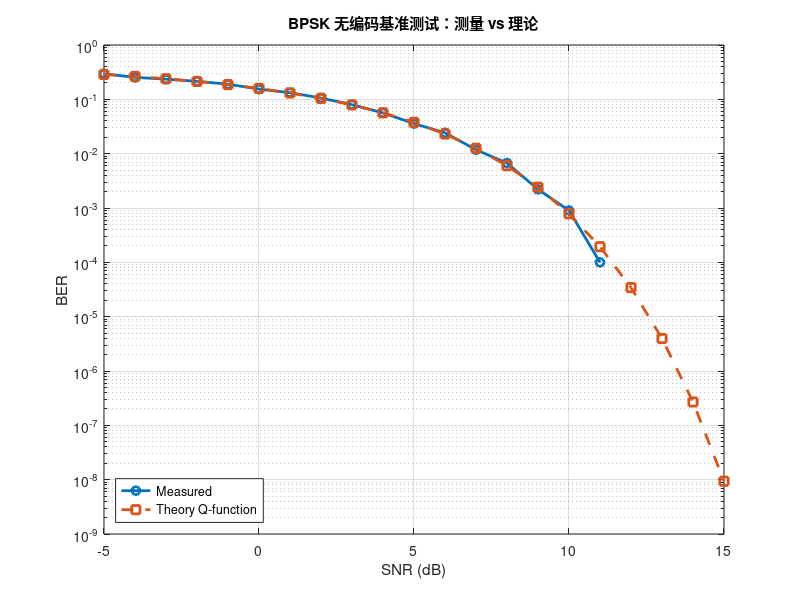

MATLAB code to generate this figure: (Note: this script raises an error after producing the figure.)
%% TEST_BPSK_BASELINE - 诊断步骤 1：BPSK 无编码基准测试
% 功能：验证信道 + LLR 计算是否正确
% 输出：与理论 Q 函数曲线对比，检查是否匹配
%
% 原理：
%   1. 生成随机 BPSK 比特流（无编码）
%   2. 加入 AWGN 噪声
%   3. 计算 LLR
%   4. 检查译码误码率 vs 理论值
%
% 注意：系统采用 Es/N0 (符号级 SNR)，但 BPSK 每个符号=1 比特，
%      所以 Es/N0 = Eb/N0

clc;

%% 参数
N = 10000;              % 发送比特数
snr_db_vec = -5:1:15;   % SNR (dB), 这里是 Eb/N0 (BPSK 中 Es/N0 = Eb/N0)
nSNR = length(snr_db_vec);

% 存储输出
ber_measured = zeros(1, nSNR);
ber_theory   = zeros(1, nSNR);

%% 主循环
fprintf('BPSK 无编码基准测试\n');
fprintf('SNR(dB) | BER measured | BER theory | Q(sqrt(2*SNR)) | Ratio | OK?  \n');
fprintf('--------|--------------|------------|--------|-------|------\n');

rng(42, 'twister');

for iSNR = 1:nSNR
    snr_db = snr_db_vec(iSNR);
    snr_lin = 10^(snr_db/10);
    
    % 在 fixed_esn0 模式下，SNR_dB 是符号级 SNR (Es/N0)
    % 对于 BPSK，Es = Eb（单比特 = 单符号），所以这就是 Eb/N0
    sigma = 10^(-snr_db/20);
    
    % 生成信号
    tx_bits = randi([0 1], N, 1);
    tx_bpsk = 1 - 2*tx_bits;      % 0->+1, 1->-1，能量 = 1 per symbol
    
    % AWGN 信道
    noise = sigma * randn(N, 1);
    rx = tx_bpsk + noise;
    
    % 计算 LLR: ln(P(0)/P(1)) = 2*rx / sigma^2
    llr = (2 * rx) / (sigma^2);
    
    % 硬判决
    rx_bits_hard = llr < 0;
    
    % 误码率
    ber_measured(iSNR) = sum(rx_bits_hard ~= tx_bits) / N;
    
    % 理论 BER (fixed_esn0): Q(sqrt(2*Eb/N0)) = Q(sqrt(2*SNR_lin))
    % 因为 SNR_lin = Es/N0 = Eb/N0 (for BPSK)
    % 所以 BER = Q(sqrt(2*SNR_lin))，但实际注意是符号级
    % 更准确：BER_BPSK = 0.5 * erfc(sqrt(SNR_lin) / sqrt(2))
    ber_theory(iSNR) = 0.5 * erfc(sqrt(snr_lin) / sqrt(2));
    
    % 检查是否吻合（高 SNR 下样本错误数太少时不做严格比值判定）
    expected_errors = N * ber_theory(iSNR);
    if ber_measured(iSNR) > 0
        ratio = ber_theory(iSNR) / ber_measured(iSNR);
        if expected_errors >= 20
            is_ok = (ratio > 0.9) && (ratio < 1.11);
        else
            is_ok = 1;
        end
    else
        ratio = NaN;
        is_ok = 1;
    end
    
    ok_str = '✓';
    if ~is_ok
        ok_str = '❌';
    end
    
    fprintf('%+6.1f dB | %.2e | %.2e | %.2e | %.2f | %s\n', ...
        snr_db, ber_measured(iSNR), ber_theory(iSNR), ...
        0.5 * erfc(sqrt(snr_lin)/sqrt(2)), ratio, ok_str);
end

%% 绘图
figure('Position', [100 100 900 600]);
semilogy(snr_db_vec, ber_measured, 'o-', 'LineWidth', 2, 'MarkerSize', 6); hold on;
semilogy(snr_db_vec, ber_theory, 's--', 'LineWidth', 2, 'MarkerSize', 6);
grid on;
xlabel('SNR (dB)');
ylabel('BER');
title('BPSK 无编码基准测试：测量 vs 理论');
legend('Measured', 'Theory Q-function', 'Location', 'southwest');

%% 判定
fprintf('\n=== 诊断结论 ===\n');
valid_mask = (ber_measured > 0) & ((N .* ber_theory) >= 20);
if any(valid_mask)
    max_ratio = max(ber_theory(valid_mask) ./ ber_measured(valid_mask));
    min_ratio = min(ber_theory(valid_mask) ./ ber_measured(valid_mask));
else
    max_ratio = NaN;
    min_ratio = NaN;
end

if all(~isnan(ber_measured)) && ~isnan(max_ratio) && max_ratio < 1.25 && min_ratio > 0.8
    fprintf('✓ 信道 + LLR 部分正常\n');
    fprintf('  理论/测量比值范围: [%.2f, %.2f]\n', min_ratio, max_ratio);
    fprintf('  判定说明: 仅统计期望错误数>=20的SNR点\n');
else
    fprintf('❌ 信道或 LLR 部分有问题\n');
    if ~isnan(max_ratio)
        fprintf('  理论/测量比值范围: [%.2f, %.2f]\n', min_ratio, max_ratio);
    else
        fprintf('  理论/测量比值范围: 无有效统计点\n');
    end
    fprintf('  建议检查:\n');
    fprintf('    1. LLR 计算公式\n');
    fprintf('    2. 噪声功率计算\n');
    fprintf('    3. BPSK 符号映射\n');
end

% 保存结果
results_dir = sprintf('../results/%s_bpsk_baseline', datetime('now', 'Format', 'yyyyMMdd_HHmmss'));
if ~exist(results_dir, 'dir')
    mkdir(results_dir);
end
savefig(fullfile(results_dir, 'bpsk_baseline.fig'));
saveas(gca, fullfile(results_dir, 'bpsk_baseline.png'));

fprintf('\n结果已保存到: %s\n', results_dir);

% 导出 CSV
T = table(snr_db_vec', ber_measured', ber_theory', ...
    ber_theory'./ber_measured', ...
    'VariableNames', {'SNR_dB', 'BER_measured', 'BER_theory', 'Ratio_theory_meas'});
writetable(T, fullfile(results_dir, 'bpsk_baseline.csv'));
